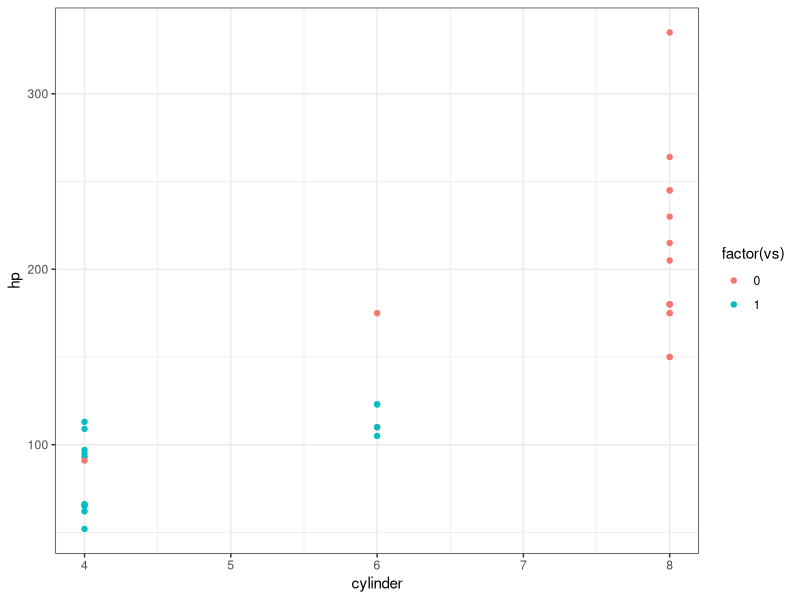

Reproduce this figure in R.
library(tidyverse)

our_data <- mtcars


our_data %>%
  ggplot(
  aes(
    x = cyl,
    y = hp,
    color=  factor(vs)
  )
) + 
  geom_point() + 
  theme_bw() + 
  labs(
    x = "cylinder"
  )

